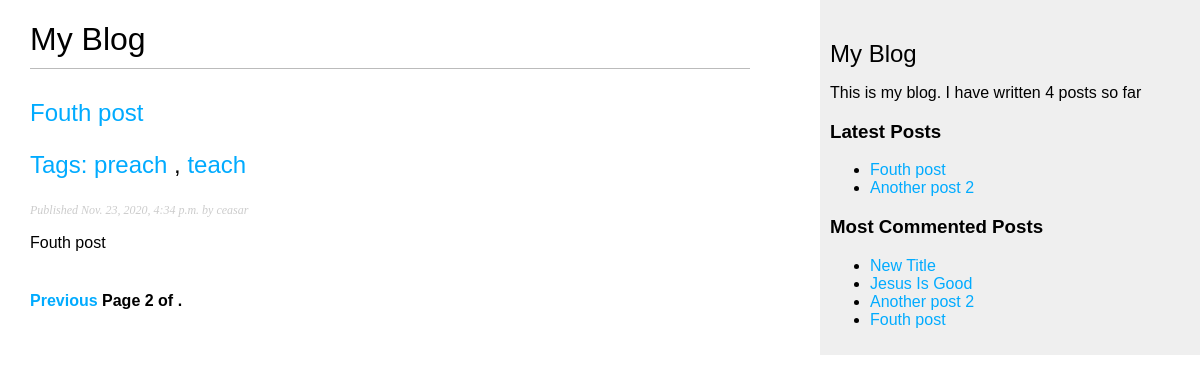
/blog/?page=2, run on an earlier commit of the app's database.
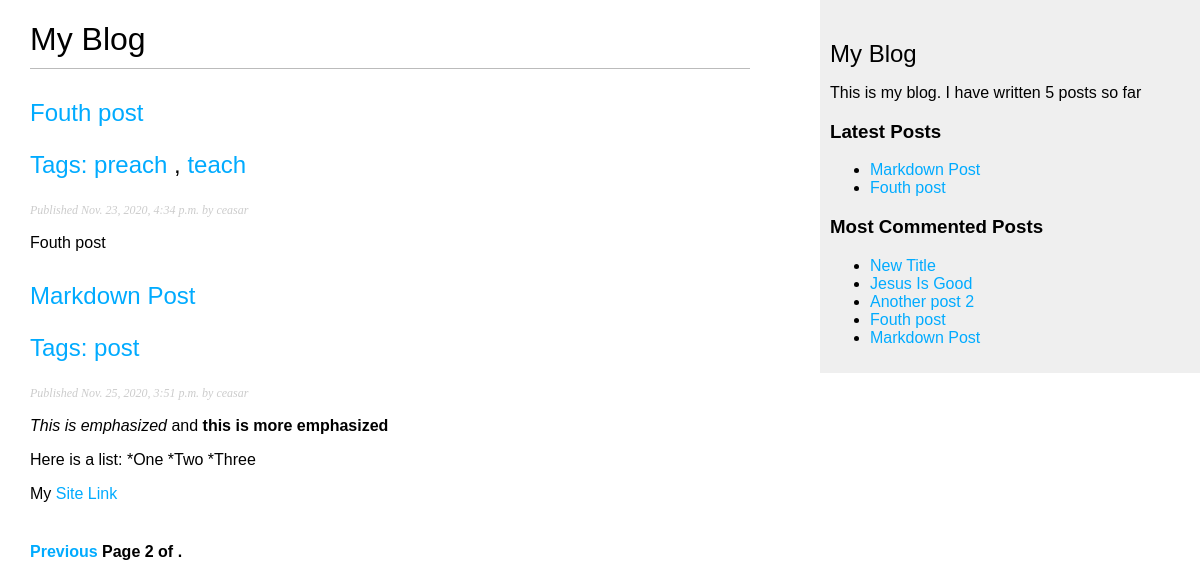
And on a later commit of the database.
### blog/models.py (models this page shows, shortened)
class Post(models.Model):
    STATUS_CHOICES = (
        ('draft' , 'Draft'),
        ('published', 'Published'),
    )
    title = models.CharField(max_length=250)
    slug  = models.SlugField(max_length=250, unique_for_date='publish')
    author = models.ForeignKey(User, on_delete=models.CASCADE, related_name='blog_post')
    body    = models.TextField()
    publish = models.DateTimeField(default=timezone.now)
    created = models.DateTimeField(auto_now_add=True)
    updated = models.DateTimeField(auto_now=True)
    status = models.CharField(max_length=10, choices=STATUS_CHOICES, default='draft')
    tags = TaggableManager()
    class Meta:
        ordering = ('publish',)
    def get_absolute_url(self):
        return reverse('blog:post_detail', args=[self.publish.year,self.publish.month,self.publish.day, self.slug])
    objects = models.Manager()
    published = PublishedManager()

### blog/views.py (the view)
# urls.py: path('', views.post_list, name='post_list'),
def post_list(request, tag_slug=None):
    object_list = Post.published.all()
    tag = None
    if tag_slug:
        tag = get_object_or_404(Tag, slug=tag_slug)
        object_list = object_list.filter(tags__in=[tag])
    paginator = Paginator(object_list,3) # 3 post per each page
    page = request.GET.get('page')
    try:
        posts = paginator.page(page)
    except PageNotAnInteger:
        posts = paginator.page(1)
    except EmptyPage:
        posts = paginator.page(paginator.num_pages)
    context = {
        'page': page,
        'posts': posts,
        'tag': tag,
    }
    return render(request, 'blog/post/list.html', context)

### blog/models.py (called while the page is built)
    def get_queryset(self):
        return super(PublishedManager, self).get_queryset().filter(status='published')

### blog/templatetags/blog_tags.py (called while the page is built)
@register.simple_tag
def total_post():
    return Post.published.count()

@register.inclusion_tag('blog/post/latest_posts.html')
def show_latest_posts(count=5):
    latest_posts = Post.published.order_by('-publish')[:count]
    return {'latest_posts': latest_posts}

@register.simple_tag
def get_most_commented_posts(count=5):
    return Post.published.annotate(total_comments=Count('comments')).order_by('-total_comments')[:count]

@register.filter(name='markdown')
def markdown_format(text):
    return mark_safe(markdown.markdown(text))

### blog/templates/blog/post/list.html (shortened to what this page needs)
{% extends "blog/base.html" %}
{% load blog_tags %}
{% block content %}
    <h1>My Blog </h1>
    {% for post in posts %}
      <h2>
          <a href="{{ post.get_absolute_url }}">
              {{ post.title }}
              <p class="tags">Tags:
                {% for tag in post.tags.all %}
                  <a href="{% url "blog:post_list_by_tag" tag.slug %}">
                    {{ tag.name }}
                  </a>
                  {% if not forloop.last %}, {% endif %}
                {% endfor %}
              </p>
          </a>
      </h2>
      <p class="date">
        Published {{ post.publish }} by {{ post.author }}
      </p>
      {{ post.body|markdown|truncatewords_html:30 }}
    {% endfor %}
    {% include "pagination.html" with page=posts %}
{% endblock content %}

### blog/templates/blog/base.html (shortened to what this page needs)
{% load blog_tags %}
{% load static %}
<!Doctype html>
<html>
<head>
    <link href="{% static 'css/blog.css' %}" rel="stylesheet">
</head>
<body>
    <div id='content'>
        {% block content %}
        {% endblock content %}
    </div>
    <div id="sidebar">
        <h2>My Blog</h2>
        <p>This is my blog. I have written {% total_post %} posts so far</p>
        <h3>Latest Posts</h3>
        {% show_latest_posts 2 %}
        <h3>Most Commented Posts</h3>
        {% get_most_commented_posts as most_commented_posts %}
        <ul>
            {% for post in most_commented_posts %}
            <li>
                <a href="{{ post.get_absolute_url }}">{{ post.title }}</a>
            </li>
            {% endfor %}
        </ul>
    </div>
</body>
</html>

### blog/templates/blog/post/latest_posts.html
<ul>
    {% for post in latest_posts %}
    <li>
        <a href="{{ post.get_absolute_url }}">{{ post.title }}</a>
    </li>
    {% endfor %}
</ul>

What changed in the data, as far as the page shows it:
no longer on one of the page's lists (row unchanged): Post: title "Another post 2"
added Post: title "Markdown Post", publish "Nov. 25, 2020, 3:51 p.m.", author "ceasar", body "This is emphasized and this is more emphasized Here is a list: *One *Two *Three My Site Link"
added Tag: name "post", shown under "Markdown Post"
Also different on the page:
text no longer shown: "4"
text now shown: "5"
